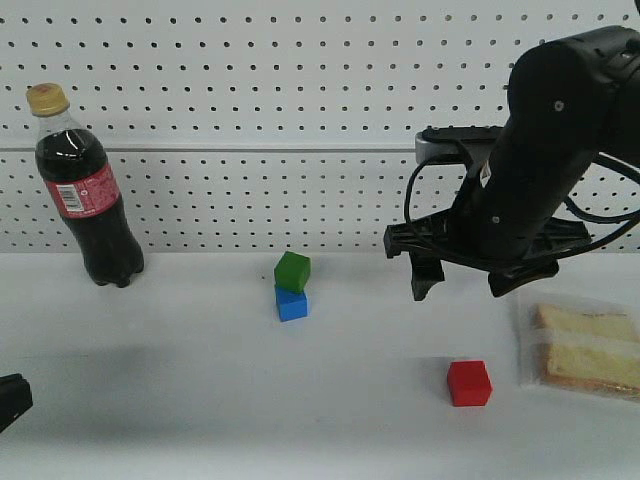
#> input picture research/sources/recovery_search_20261003/upstream_trace/reference/ep618_high_0250.png, 640 x 480 px, given in place of frame_00.png, which was not available
$ python build_trace_materials.py
#> lines starting #> are read from the running program, lines starting #| are printed output that depends on the picture
"""Reference and P0 visual materials from pinned upstream media; no labels in online tracks."""
import json,subprocess,hashlib
from pathlib import Path
from PIL import Image,ImageDraw
from trace_sources import ROOT,OUT,save
def extract(video,j,path):
#> called with j = 0
    path.parent.mkdir(parents=True,exist_ok=True)
    if not path.exists():subprocess.run(['ffmpeg','-v','error','-y','-i',str(video),'-vf',f'select=eq(n\\,{j})','-frames:v','1',str(path)],check=True)
#> (this line was passed over: subprocess is not available in this run)
def contact(paths,labels,dest,cols=4,size=(320,240)):
    w,h=size;c=Image.new('RGB',(w*cols,(h+24)*((len(paths)+cols-1)//cols)),'white');d=ImageDraw.Draw(c)
    for i,(p,label) in enumerate(zip(paths,labels)):
        im=Image.open(p).convert('RGB').resize(size,Image.Resampling.BICUBIC);x=i%cols*w;y=i//cols*(h+24);c.paste(im,(x,y+24));d.text((x,y),label,fill='black')
    c.save(dest)
for rp,task,ep,last in [(618,'stack_three_color_cubes_ep1',58,375),(621,'stack_three_color_cubes_ep2',36,360)]:
    video=OUT/f'{task}_{ep}_cam_high.mp4'
    rows=[]
    for q in range(last//25+1):
        path=OUT/f'p0/ep{rp}/frame_{q:02d}.png';extract(video,q*25,path)
        # Store the exact 256 square pixels seen by the model.
        with Image.open(path) as im:small=im.convert('RGB').resize((256,256),Image.Resampling.BICUBIC)
#> im is the input picture: PIL image 640x480 RGB; mean R, G, B 121, 126.4, 122.6
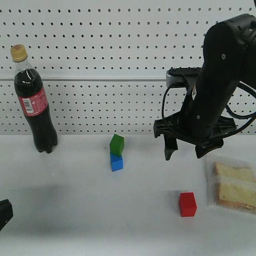
#> small: PIL image 256x256 RGB; mean R, G, B 121, 126.4, 122.6
#> (the run stopped early here; a loop or call above may not have finished)

$ run again, on research/sources/recovery_search_20261003/upstream_trace/reference/ep621_high_0325.png
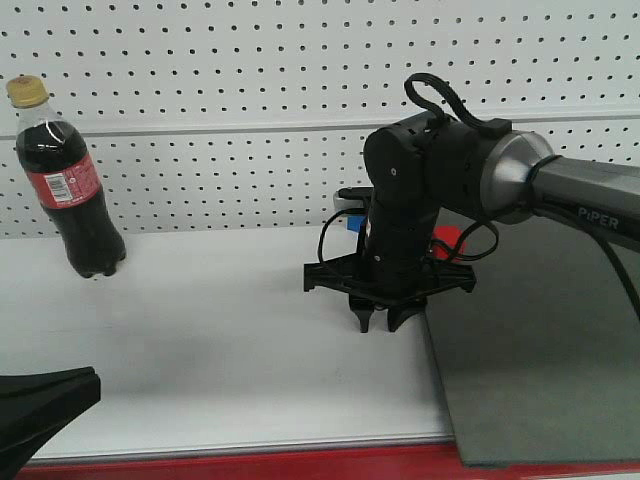
#> input picture research/sources/recovery_search_20261003/upstream_trace/reference/ep621_high_0325.png, 640 x 480 px, given in place of frame_00.png, which was not available
#> im is the input picture: PIL image 640x480 RGB; mean R, G, B 120.9, 122.5, 117.6
#> `with Image.open(path) as im:small=im.convert('RGB').resize((256,256),I..`:
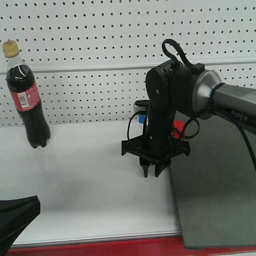
#> small: PIL image 256x256 RGB; mean R, G, B 120.9, 122.5, 117.6

$ run again, on research/sources/recovery_search_20261003/upstream_trace/reference/ep621_high_0355.png
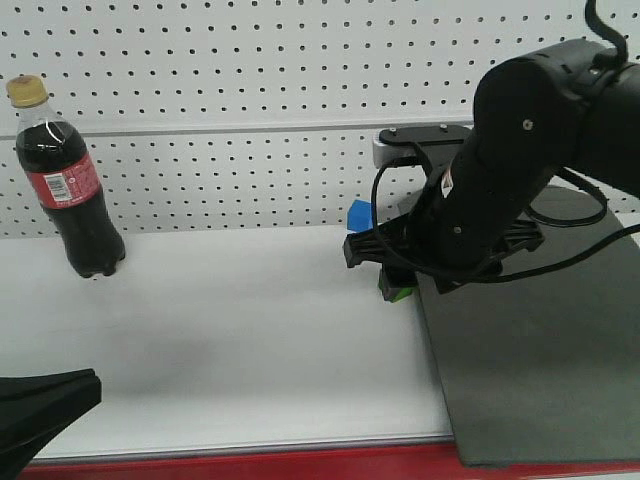
#> input picture research/sources/recovery_search_20261003/upstream_trace/reference/ep621_high_0355.png, 640 x 480 px, given in place of frame_00.png, which was not available
#> im is the input picture: PIL image 640x480 RGB; mean R, G, B 117.7, 119.7, 114.8
#> `with Image.open(path) as im:small=im.convert('RGB').resize((256,256),I..`:
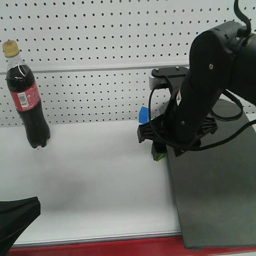
#> small: PIL image 256x256 RGB; mean R, G, B 117.7, 119.7, 114.8
